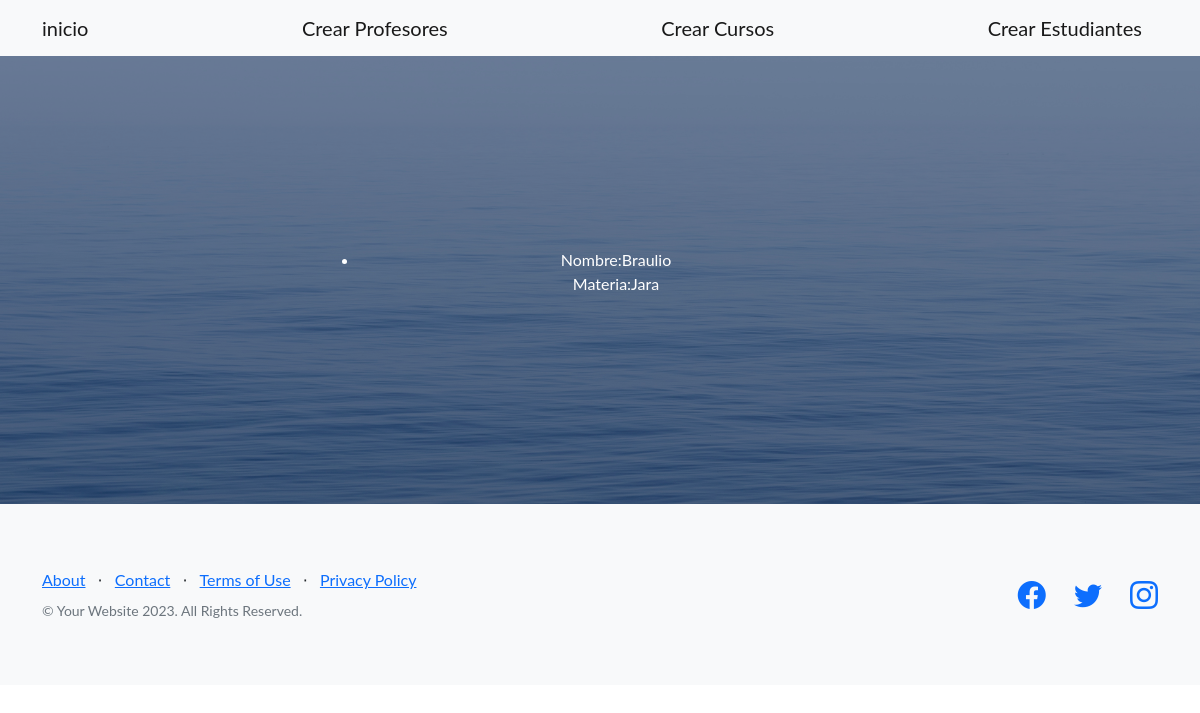
The app's page /webapp/lista-estudiantes/, older data.
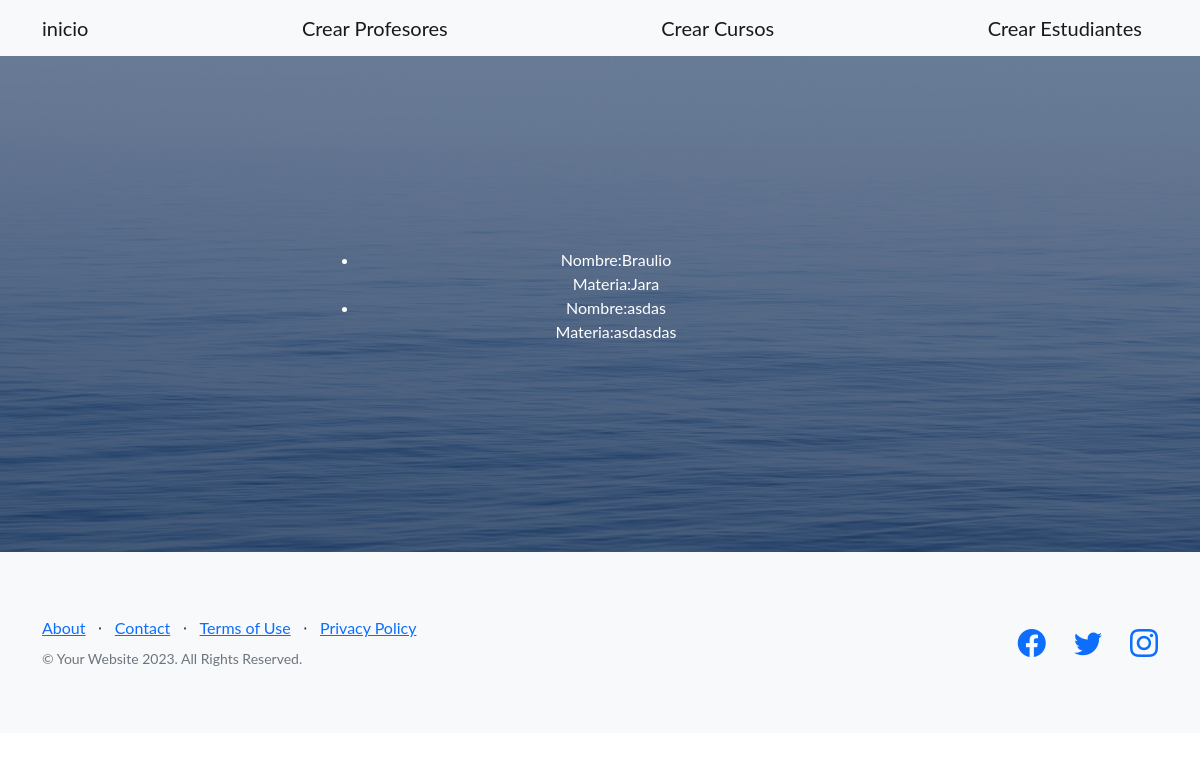
The same page, newer data.
### webapp/models.py (models this page shows, shortened)
class Estudiante(models.Model):
    nombre = models.CharField(max_length=40)
    apellido = models.CharField(max_length=40)
    email = models.EmailField()
    contraseña = models.CharField(max_length=50)

### webapp/views.py (the view)
# urls.py: path('lista-estudiantes/', listar_estudiantes, name="lista_estudiantes"),
def listar_estudiantes(req):
    lista = Estudiante.objects.all()
    return render(req, "lista_estudiantes.html", {"lista_estudiantes": lista})

### webapp/templates/lista_estudiantes.html
{% extends "padre.html" %}
{% block contenidoQueCambia %}
   <ul>
    {% for estudiante in lista_estudiantes %}
    <li>Nombre:{{estudiante.nombre}} <br> Materia:{{estudiante.apellido}} </li>
    {% endfor %}
   </ul>
{% endblock contenidoQueCambia %}

Row changes from the older to the newer data that the page shows:
added Estudiante: nombre "asdas", apellido "asdasdas"
